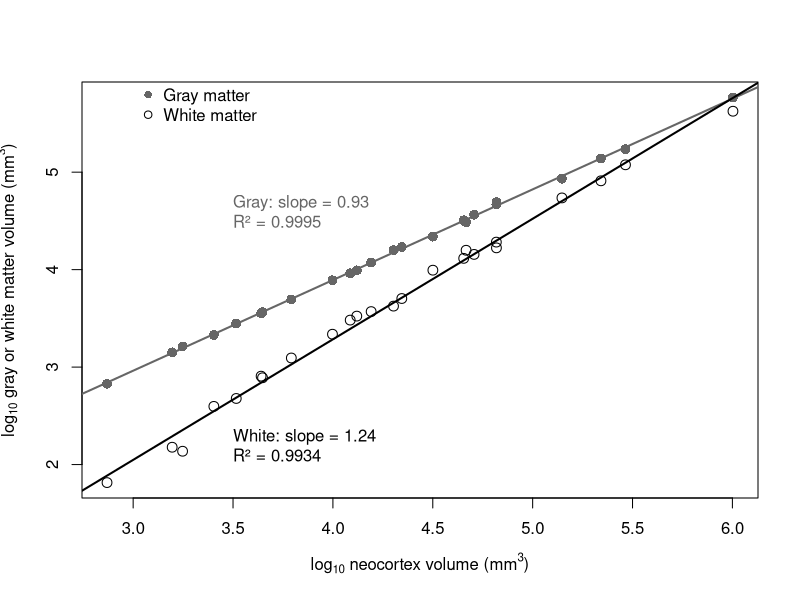
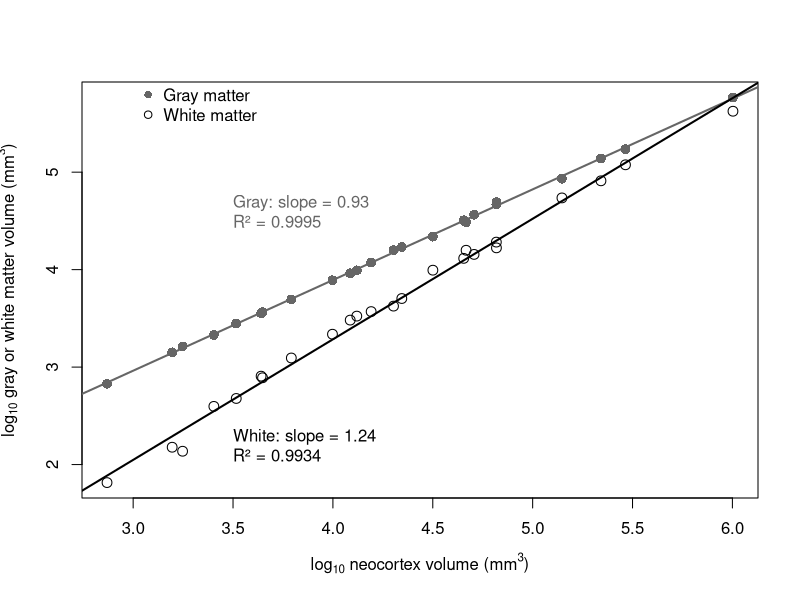

Here is the R script that generated these plots, in order:
# ------------------------------------------------------------
# plot_neocortex_traits.R
# Comparative neuroanatomy background plot (clean version)
# ------------------------------------------------------------

# Set working directory
setwd(local({ d <- normalizePath(getwd()); while (!file.exists(file.path(d, ".git")) && dirname(d) != d) d <- dirname(d); d }))  # repo root (portable; replaces hardcoded path -- see helpers/project_root.R)

# Load data
df <- read.csv("data_raw/Stephan_primates.csv", stringsAsFactors = FALSE)

# ---- Prepare variables ----
df$logNeo   <- log10(df$NeoWG)
df$logGray  <- log10(df$NeoG_Frahm)
df$logWhite <- log10(df$NeoW_Frahm)

# Subset complete cases
dG <- subset(df, !is.na(logNeo) & !is.na(logGray))
dW <- subset(df, !is.na(logNeo) & !is.na(logWhite))

# ---- Fit regressions ----
fitG <- lm(logGray ~ logNeo, data = dG)
fitW <- lm(logWhite ~ logNeo, data = dW)

coefG <- coef(fitG)
coefW <- coef(fitW)

r2G <- summary(fitG)$r.squared
r2W <- summary(fitW)$r.squared

# ---- Labels (2 significant figures, slope-focused) ----
labelG <- paste0(
  "Gray: slope = ", signif(coefG[2], 3),
  "\nR² = ", signif(r2G, 4)
)

labelW <- paste0(
  "White: slope = ", signif(coefW[2], 3),
  "\nR² = ", signif(r2W, 4)
)

# ---- Output folder ----
dir.create("figs/traits", recursive = TRUE, showWarnings = FALSE)

# ---- Draw routine (base graphics; replayed once per device) ----
# Wrapped in a function so the identical plot can be written to every device
# without relying on dev.copy() of an interactive window (which is a fragile
# "snapshot" and fails when the script is run head-less via Rscript).
draw_neocortex_plot <- function() {
  plot(NULL,
       xlim = range(df$logNeo, na.rm = TRUE),
       ylim = range(c(df$logGray, df$logWhite), na.rm = TRUE),
       xlab = expression(log[10]*" neocortex volume (mm"^3*")"),
       ylab = expression(log[10]*" gray or white matter volume (mm"^3*")"))

  # Points
  points(dG$logNeo, dG$logGray,
         pch = 16, col = "grey40", cex = 1.3)
  points(dW$logNeo, dW$logWhite,
         pch = 1, col = "black", cex = 1.3)

  # Regression lines (match aesthetics)
  abline(fitG, col = "grey40", lwd = 2)
  abline(fitW, col = "black", lwd = 2)

  # Text labels (matched to data)
  text(3.5, 4.6, labelG, col = "grey40", adj = 0)
  text(3.5, 2.2, labelW, col = "black", adj = 0)

  # Legend
  legend(x = 3, y = 6,
         legend = c("Gray matter", "White matter"),
         pch = c(16, 1),
         col = c("grey40", "black"),
         bty = "n")
}

# ---- Optional interactive preview ----
if (interactive()) {
  dev.new()
  draw_neocortex_plot()
}

# ---- SAVE: raster for slides (PNG) + vector for print/PDF ----
png("figs/traits/neocortex_gray_white.png",
    width = 800, height = 600)
draw_neocortex_plot()
dev.off()

# cairo_pdf embeds the Unicode superscripts / R^2 glyph reliably.
cairo_pdf("figs/traits/neocortex_gray_white.pdf",
          width = 8, height = 6)
draw_neocortex_plot()
dev.off()
